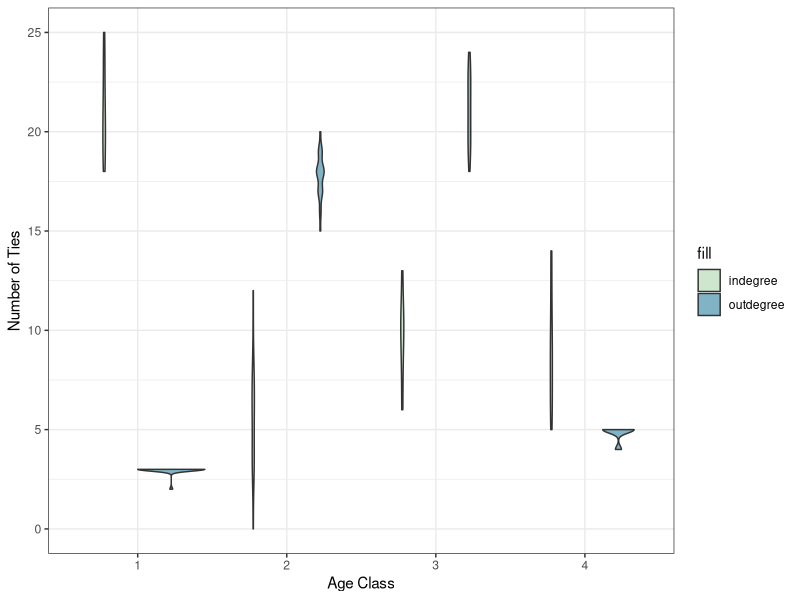
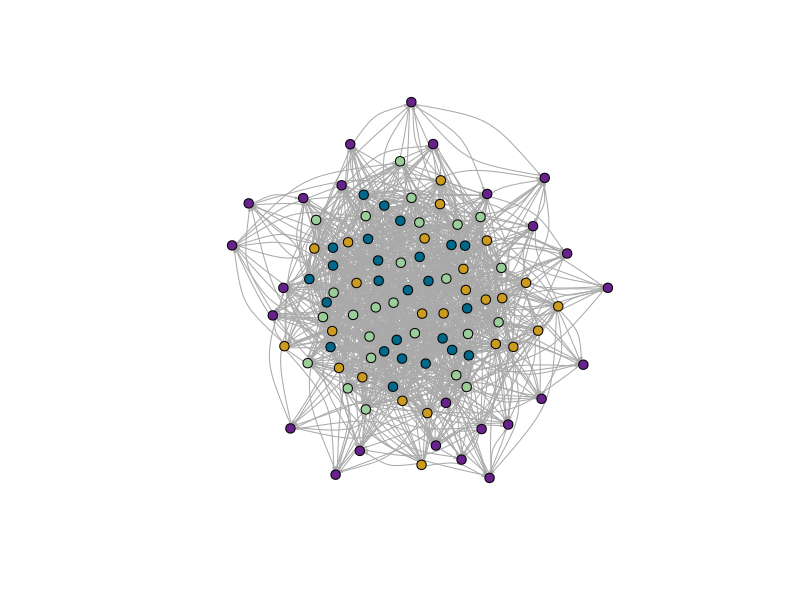

Here is the R script that generated these plots, in order:
###########################################################################################################

# Simulate network with SBM and node-specific max degree

###########################################################################################################
# Load packages
#install.packages("igraph")
library(igraph)
library(ggplot2)

# Load function
simulate_SBM_max_degree <- function(n, block_sizes, block_probs, max_deg, block_assignments) {
  adj_matrix <- matrix(0, nrow = n, ncol = n)
  for (i in 1:n) {
    potential_out_edges <- setdiff(1:n, i)
    prob <- block_probs[block_assignments[i], block_assignments[potential_out_edges]]
    prob[is.na(prob)] <- 0
    out_edges <- sample(potential_out_edges, size = max_deg[i], replace = TRUE, prob = prob)
    adj_matrix[i, out_edges] <- 1
      }
  return(adj_matrix)
}

###########################################################################################################

# Specify the number of nodes and the number of blocks
N <- 100
num_blocks <- 4
block_sizes <- c(25, 25, 25, 25)

#create a data frame for individuals and their IDs
indiv <- data.frame(
			ID = 1:N, 
			block_assignments = rep(1:4, each=25)
				)

# Define maximum out-degree for each node
# Here we create a vector of max outdegrees for each block
# But you can just supply the vector of food return counts
food_returns <- c(rep(3, 25), rep(20, 25), rep(25, 25), rep(5, 25))
max_deg <- food_returns

# Specify the probability of a connection between each pair of blocks
# This is the probability of each block sharing with each other block
# e.g., think of block 1 as kids and they are very unlike to share
# row 2 could be young adults and they're likely to share most with children and elderly (i.e., elements 1 and 4 in that row)
# Need to play around with the probabilities
block_probs <- matrix(c(0.001, 0.05, 0.05, 0.05,
                        0.001, 0.01, 0.01, 0.01,
                        0.001, 0.01, 0.02, 0.03,
                        0.001, 0.03, 0.01, 0.02),
                      nrow = num_blocks, ncol = num_blocks)
block_probs

# Generate the network
network <- simulate_SBM_max_degree(N, block_sizes, block_probs, max_deg, indiv$block_assignments)

# Look to see who's sending and receiving ties
indiv$out_degree <- rowSums(network)
indiv$in_degree <- colSums(network)
#check how it looks like
indiv
#plot it!
#prepare data
data <- reshape(indiv, 
        direction = "long",
        varying = list(names(indiv)[3:4]),
        v.names = "value",
        idvar = c("ID", "block_assignments"),
        timevar = "degree",
        times = c("outdegree", "indegree")
       )
# Take a quick look at the distributions of in and out-degree
  ggplot(data, aes(fill=factor(degree), y=value, x=factor(block_assignments))) + 
    geom_violin(position="dodge", alpha=0.5) +
    scale_fill_manual(values=c("darkseagreen3", "deepskyblue4"), name="fill") +
    theme_bw()  +
    xlab("Age Class") +
    ylab("Number of Ties") +
    ylim(0,25)

# Given eventual changing block assignments (e.g., individuals age), should probably create a unique ID for individuals and match on that
g <- graph_from_adjacency_matrix(network)
V(g)$ID <- indiv$ID
V(g)$stage_class <- indiv$block_assignments[match(V(g)$ID, indiv$ID)]
V(g)$colour[V(g)$stage_class == 1] <- "darkseagreen3" #juvenile
V(g)$colour[V(g)$stage_class == 2] <- "goldenrod3" #young adult
V(g)$colour[V(g)$stage_class == 3] <- "deepskyblue4" #reproductive career
V(g)$colour[V(g)$stage_class == 4] <- "darkorchid4" #post-reproductive

# Lets plot to see what the network looks like
# We'll colour by stage class 
plot(g, edge.arrow.size=0.15, vertex.size=5,
      vertex.label = NA, vertex.color = V(g)$colour, edge.curved=0.4, layout = layout_nicely)

